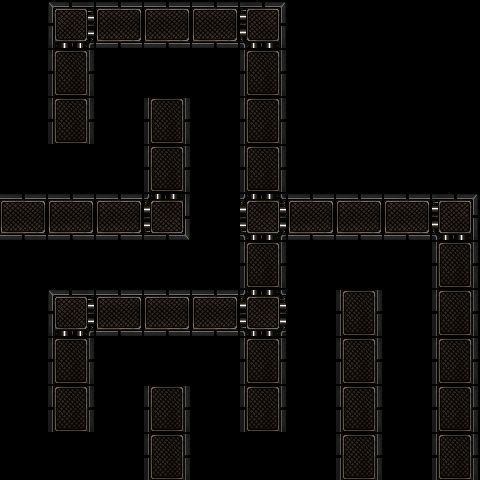

Below is a game level as drawn by its tile map, then a one-line description and the .tmx file that defines it, in full:
An orthogonal 10x10 tile map with 48x48 px tiles, 1 tile layer (Background) and 2 objects (End Point, Start Point).

<map version="1.0" orientation="orthogonal" renderorder="left-down" width="10" height="10" tilewidth="48" tileheight="48" nextobjectid="3">
 <tileset firstgid="1" name="Tiles" tilewidth="46" tileheight="46" tilecount="8" columns="4">
  <image source="Graphics/tiles-1/sheet.png" width="184" height="92" />
  <tile id="0">
   <properties>
    <property name="Wall" value="1" />
   </properties>
  </tile>
  <tile id="1">
   <properties>
    <property name="Wall" value="1" />
   </properties>
  </tile>
  <tile id="2">
   <properties>
    <property name="Wall" value="1" />
   </properties>
  </tile>
  <tile id="3">
   <properties>
    <property name="Wall" value="1" />
   </properties>
  </tile>
  <tile id="4">
   <properties>
    <property name="Wall" value="1" />
   </properties>
  </tile>
  <tile id="5">
   <properties>
    <property name="Wall" value="1" />
   </properties>
  </tile>
  <tile id="6">
   <properties>
    <property name="Wall" value="1" />
   </properties>
  </tile>
  <tile id="7">
   <properties>
    <property name="Exit" value="1" />
   </properties>
  </tile>
 </tileset>
 <layer name="Background" width="10" height="10">
  <data encoding="csv">
0,3,6,6,6,5,0,0,0,0,
0,7,0,0,0,7,0,0,0,0,
0,7,0,7,0,7,0,0,8,0,
0,0,0,7,0,7,0,0,0,0,
6,6,6,4,0,1,6,6,6,5,
0,0,0,0,0,7,0,0,0,7,
0,3,6,6,6,1,0,7,0,7,
0,7,0,0,0,7,0,7,0,7,
0,7,0,7,0,7,0,7,0,7,
0,0,0,7,0,0,0,7,8,7
</data>
 </layer>
 <objectgroup name="Way Points">
  <object id="1" name="End Point" x="385" y="432" width="46" height="46" />
  <object id="2" name="Start Point" x="1" y="-184" width="46" height="46" />
 </objectgroup>
</map>
